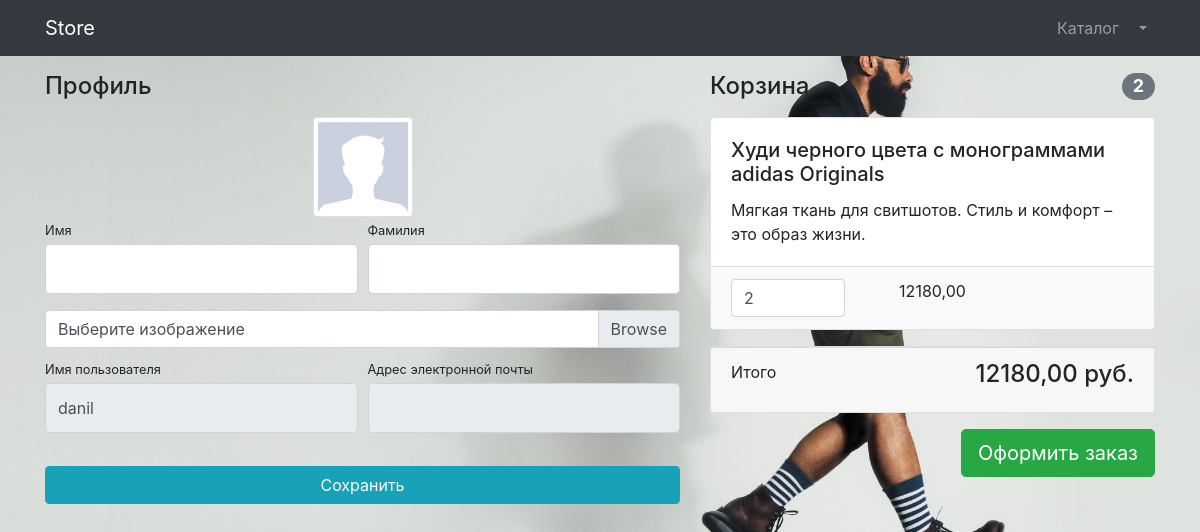
Before: /users/profile/ (signed in) with the older database file.
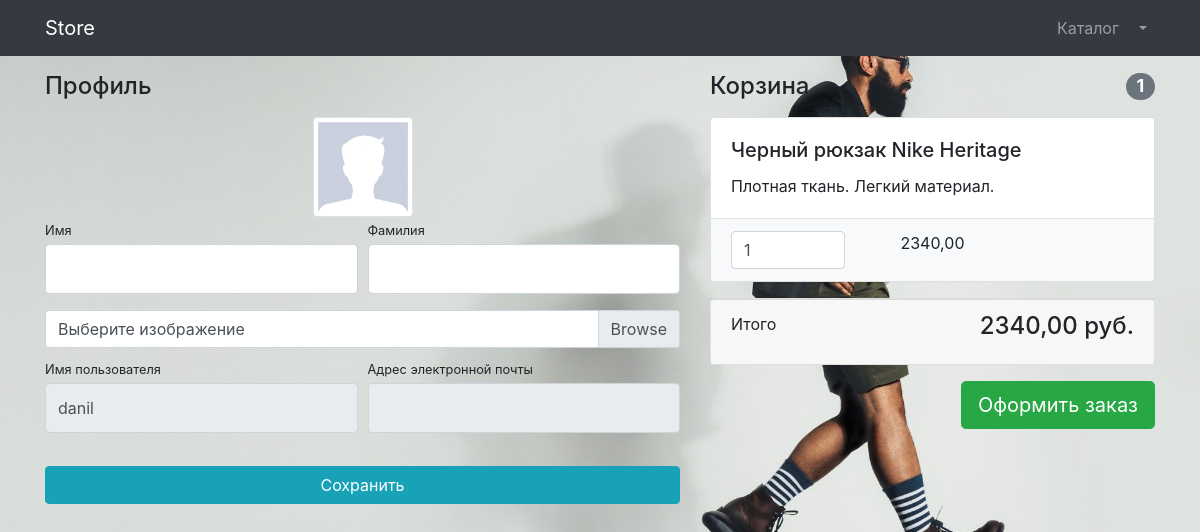
After: the same page with the newer database file.
### users/models.py (models this page shows)
class User(AbstractUser):
    image = models.ImageField(upload_to='users_images', null=True, blank=True)

### products/models.py (models this page shows, shortened)
class Basket(models.Model):
    user = models.ForeignKey(to=User, on_delete=models.CASCADE)
    product = models.ForeignKey(to=Product, on_delete=models.CASCADE)
    quantity = models.PositiveSmallIntegerField(default=0)
    created_timestamp = models.DateTimeField(auto_now_add=True)
    objects = BasketQuerySet.as_manager()
    def sum(self):
        return self.product.price * self.quantity

class Product(models.Model):
    name = models.CharField(max_length=256)
    description = models.TextField()
    price = models.DecimalField(max_digits=10, decimal_places=2)
    quantity = models.PositiveIntegerField(default=0)
    image = models.ImageField(upload_to='products_images')
    category = models.ForeignKey(to=ProductCategory, on_delete=models.CASCADE)

### users/views.py (the view)
# urls.py: path('profile/', profile, name='profile'),
@login_required
def profile(request):
    if request.method == 'POST':
        form = UserProfileForm(instance=request.user, data=request.POST, files=request.FILES)
        if form.is_valid():
            form.save()
            messages.success(request, 'Успешно')
            return HttpResponseRedirect(reverse('users:profile'))
    else:
        form = UserProfileForm(instance=request.user)
    context = {
        'title': 'Store - Профиль',
        'form': form,
        'baskets': Basket.objects.all(),
    }
    return render(request, 'users/profile.html', context)

### users/forms.py
class UserProfileForm(UserChangeForm):
    first_name = forms.CharField(widget=forms.TextInput(attrs={'class': 'form-control py-4'}))
    last_name = forms.CharField(widget=forms.TextInput(attrs={'class': 'form-control py-4'}))
    image = forms.ImageField(widget=forms.FileInput(attrs={'class': 'custom-file-input'}), required=False)
    username = forms.CharField(widget=forms.TextInput(attrs={'class': 'form-control py-4', 'readonly': True}))
    email = forms.CharField(widget=forms.TextInput(attrs={'class': 'form-control py-4', 'readonly': True}))
    class Meta:
        model = User
        fields = ('first_name', 'last_name', 'image', 'username', 'email')

### products/models.py (called while the page is built)
    def total_sum(self):
        return sum(basket.sum() for basket in self)

    def total_quantity(self):
        return sum(basket.quantity for basket in self)

### users/templates/users/profile.html (shortened to what this page needs)
{% extends 'products/base.html'%}
{% load static %}
{% block css %}
    <link href="{% static 'vendor/css/profile.css' %}" rel="stylesheet">
{% endblock %}
{% block content %}
    <div class="container">
    <div class="row">
        <div class="col-lg-7">
            <h4 class="mt-3 mb-3">Профиль</h4>
            <div class="col-lg-12 text-center">
                <img width="100" height="100"
                     src="{% if user.image %} {{ user.image.url }} {% else %} {% static 'vendor/img/users/default_avatar.jpg' %} {% endif %} "
                     class="img-thumbnail">
            </div>
            <form action="{% url 'users:profile' %}" method="post" enctype="multipart/form-data">
                <div class="form-row">
                    <div class="col-lg-6">
                        <div class="form-group">
                            <label class="small mb-1" for="{{ form.first_name.id_for_label }}">Имя</label>
                            {{ form.first_name }}
                        </div>
                    </div>
                    <div class="col-lg-6">
                        <div class="form-group">
                            <label class="small mb-1" for="{{ form.last_name.id_for_label }}">Фамилия</label>
                            {{ form.last_name }}
                        </div>
                    </div>
                </div>
                <div class="form-row mb-2">
                    <div class="col-lg-12">
                        <div class="custom-file">
                            <label class="custom-file-label" for="{{ form.image.id_for_label }}">Выберите изображение</label>
                        </div>
                    </div>
                </div>
                <div class="form-row">
                    <div class="col-lg-6">
                        <label class="small mb-1" for="{{ form.username.id_for_label }}">Имя пользователя</label>
                        {{ form.username }}
                    </div>
                    <div class="col-lg-6">
                        <label class="small mb-1" for="{{ form.email.id_for_label }}">Адрес электронной
                            почты</label>
                        {{ form.email }}
                    </div>
                </div>
                <div class="form-row">
                    <div class="col-lg-12" style="margin-top: 33px;">
                        <input class="btn btn-info btn-block" type="submit" value="Сохранить">
                    </div>
                </div>
            </form>
        </div>
        <div class="col-lg-5">
            {% include 'products/baskets.html' %}
        </div>
    </div>
</div>
{% endblock %}

### products/templates/products/base.html (shortened to what this page needs)
{% load static %}
<!DOCTYPE html>
<html lang="en">
<head>
    <link href="{% static 'vendor/bootstrap/css/bootstrap.min.css'%}" rel="stylesheet">
    <link href="/static/vendor/css/index.css" rel="stylesheet">
    {% block css %}
    {% endblock %}
</head>
<body>
<nav class="navbar navbar-expand-lg navbar-dark bg-dark fixed-top">
    <div class="container">
        <a class="navbar-brand" href="{% url 'index' %}">Store</a>
        <div class="collapse navbar-collapse" id="navbarResponsive">
            <ul class="navbar-nav ml-auto">
                <li class="nav-item">
                    <a class="nav-link" href="{% url 'products:index' %}">Каталог  </a>
                </li>
                {% if user.is_authenticated %}
                <li class="nav-item dropdown">
                    <a class="nav-link dropdown-toggle" href="#" id="navbarDropdown" role="button"
                       data-bs-toggle="dropdown" aria-expanded="false">
                    </a>
                </li>
                {% else %}
                    <li class="nav-item">
                    <a class="nav-link" href="{% url 'users:login' %}">Войти <i class="fas fa-sign-in-alt"></i></a>
                </li>
                {% endif %}
            </ul>
        </div>
    </div>
</nav>
{% block content %}
{% endblock %}
</body>
</html>

### products/templates/products/baskets.html (shortened to what this page needs)
{% if baskets %}
            <h4 class="mt-3 mb-3 d-flex justify-content-between align-items-center mb-3">
                Корзина <span class="badge badge-secondary badge-pill">{{ baskets.total_quantity }}</span>
            </h4>
            {% for basket in baskets %}
                <div class="card mb-3">
                <div class="card-body">
                    <h5 class="card-title">{{ basket.product.name }}</h5>
                    <p class="card-text">{{ basket.product.description }}</p>
                </div>
                <ul class="list-group list-group-flush">
                    <li class="list-group-item bg-light">
                        <div class="row text-center">
                            <div class="col-lg-4">
                                <input name="basketID" type="number" class="form-control"
                                       value="{{ basket.quantity }}" min="0">
                            </div>
                            <div class="col-lg-4">{{ basket.sum }}</div>
                            <div class="col-lg-4">
                            </div>
                        </div>
                    </li>
                </ul>
            </div>
            {% endfor %}
            <div class="card mb-3">
                <div class="card-footer">
                    <p class="float-left">Итого</p>
                    <h4 class="float-right">{{ baskets.total_sum }} руб.</h4>
                </div>
            </div>
            <a class="btn btn-success btn-lg float-right" href="../orders/order-create.html">
                Оформить заказ
            </a>
{% else %}
    <h4 class="mt-3 mb-3 d-flex justify-content-between align-items-center mb-3">
                Корзина пуста
    </h4>
{% endif %}

Changed rows visible on the page:
removed Basket: total_quantity "2", product.name "Худи черного цвета с монограммами adidas Originals", product.description "Мягкая ткань для свитшотов. Стиль и комфорт – это образ жизни.", basketID "2", sum "12180,00", total_sum "12180,00"
added Basket: total_quantity "1", product.name "Черный рюкзак Nike Heritage", product.description "Плотная ткань. Легкий материал.", basketID "1", sum "2340,00", total_sum "2340,00"
